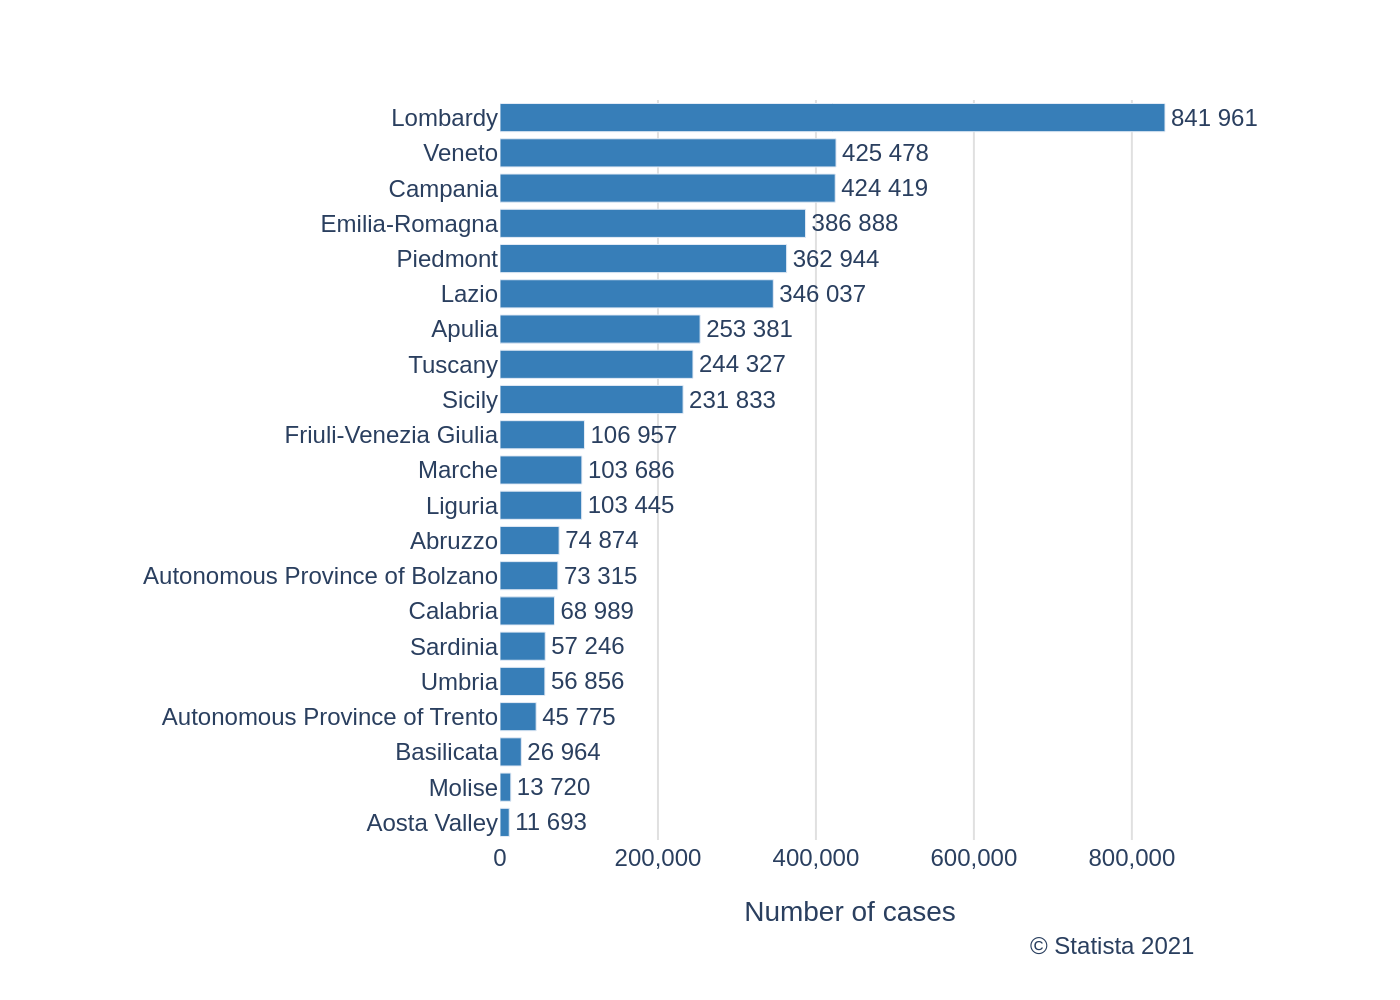

Generate this figure with Python:
import sys
import json
import plotly.graph_objects as go
from pathlib import Path

# Check for command-line argument for the JSON file path
if len(sys.argv) != 2:
    print(f"Usage: python {Path(__file__).name} <json_file_path>")
    sys.exit(1)

# Get the JSON file path from the command-line argument
json_file_path = Path(sys.argv[1])

# Read the JSON data from the specified file
try:
    with open(json_file_path, 'r', encoding='utf-8') as f:
        config = json.load(f)
except FileNotFoundError:
    print(f"Error: JSON file not found at {json_file_path}")
    sys.exit(1)
except json.JSONDecodeError:
    print(f"Error: Could not decode JSON from {json_file_path}")
    sys.exit(1)

# Extract data and text from the loaded JSON
chart_data = config['chart_data']
texts = config['texts']
colors = config['colors']

# Prepare data lists for Plotly; data in JSON is pre-sorted for bottom-to-top rendering
categories = [item['category'] for item in chart_data]
values = [item['value'] for item in chart_data]

# Format text labels for bars with a space as the thousands separator
bar_texts = [f'{v:,}'.replace(',', ' ') for v in values]

# Create the main figure object
fig = go.Figure()

# Add the horizontal bar trace
fig.add_trace(go.Bar(
    y=categories,
    x=values,
    orientation='h',
    marker_color=colors[0],
    text=bar_texts,
    textposition='outside',
    textfont=dict(
        family="Arial",
        size=12
    ),
    cliponaxis=False, # Prevents text labels from being clipped at the plot edge
    hoverinfo='none'
))

# Configure the chart layout
fig.update_layout(
    font=dict(
        family="Arial",
        size=12
    ),
    title=dict(
        text=(texts.get('title') or '') + (f"<br><sub>{texts.get('subtitle')}</sub>" if texts.get('subtitle') else ''),
        x=0.01,
        xanchor='left',
        y=0.95,
        yanchor='top'
    ),
    xaxis=dict(
        title_text=texts.get('x_axis_title'),
        showgrid=True,
        gridcolor='#e0e0e0',
        gridwidth=1,
        zeroline=False,
        tickformat=',.0f' # Use comma separator for axis ticks
    ),
    yaxis=dict(
        title_text=texts.get('y_axis_title'),
        showgrid=False
    ),
    plot_bgcolor='white',
    paper_bgcolor='white',
    showlegend=False,
    margin=dict(l=250, r=100, t=50, b=80), # Adjust margins for labels and source text
    annotations=[
        dict(
            text=texts.get('source'),
            showarrow=False,
            xref='paper',
            yref='paper',
            x=1.0,
            y=-0.12,
            xanchor='right',
            yanchor='top',
            align='right',
            font=dict(size=12)
        )
    ]
)

# Derive the output filename from the input JSON path
output_filename = json_file_path.with_suffix('.png')

# Save the figure as a PNG image
fig.write_image(output_filename, scale=2)

print(f"Chart saved to {output_filename}")
